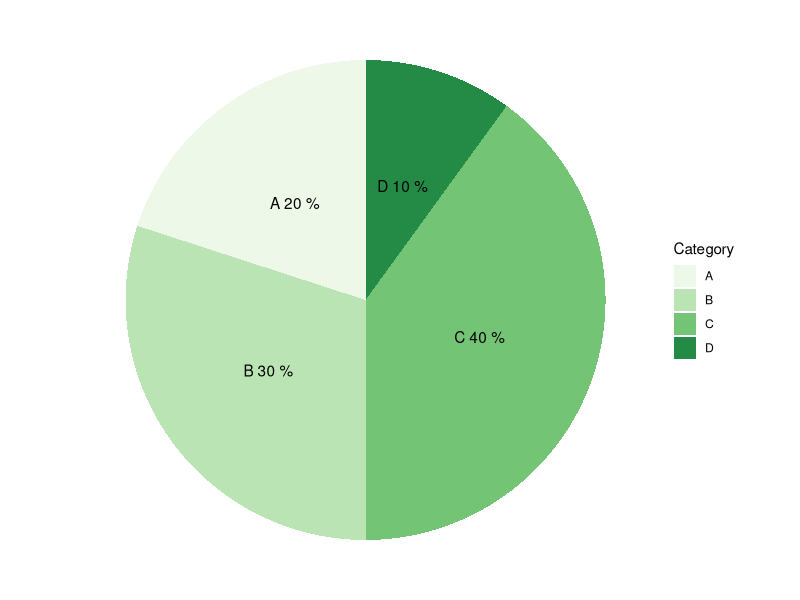
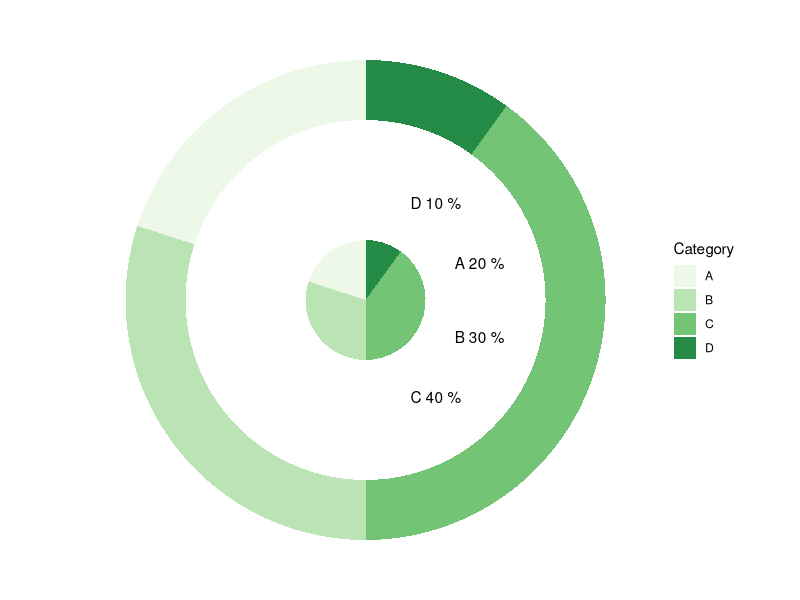

Write R code to recreate these figures, in order.
#pie_chart
library(ggplot2)
library(gridExtra)
data <- data.frame(
  Category = c("A", "B", "C", "D"),
  Value = c(20, 30, 40, 10)
)
data


pie_chart <- ggplot(data, aes(x = "", y = Value, fill = Category)) +
  geom_bar(stat = "identity", width = 1) +
  coord_polar(theta = "y") +
  geom_text(aes(label = paste(Category, round(Value/sum(Value) * 100), "%")), 
            position = position_stack(vjust = 0.5)) +
  scale_fill_brewer(palette = "Dark5") +
  theme_void()
pie_chart

donut_chart <- pie_chart + 
  geom_bar(data = data, aes(x = "", y = Value), stat = "identity", 
           width = 0.5, fill = "white")+
  geom_text(data = data, 
            aes(label = paste(Category, Value, "%")))

donut_chart
